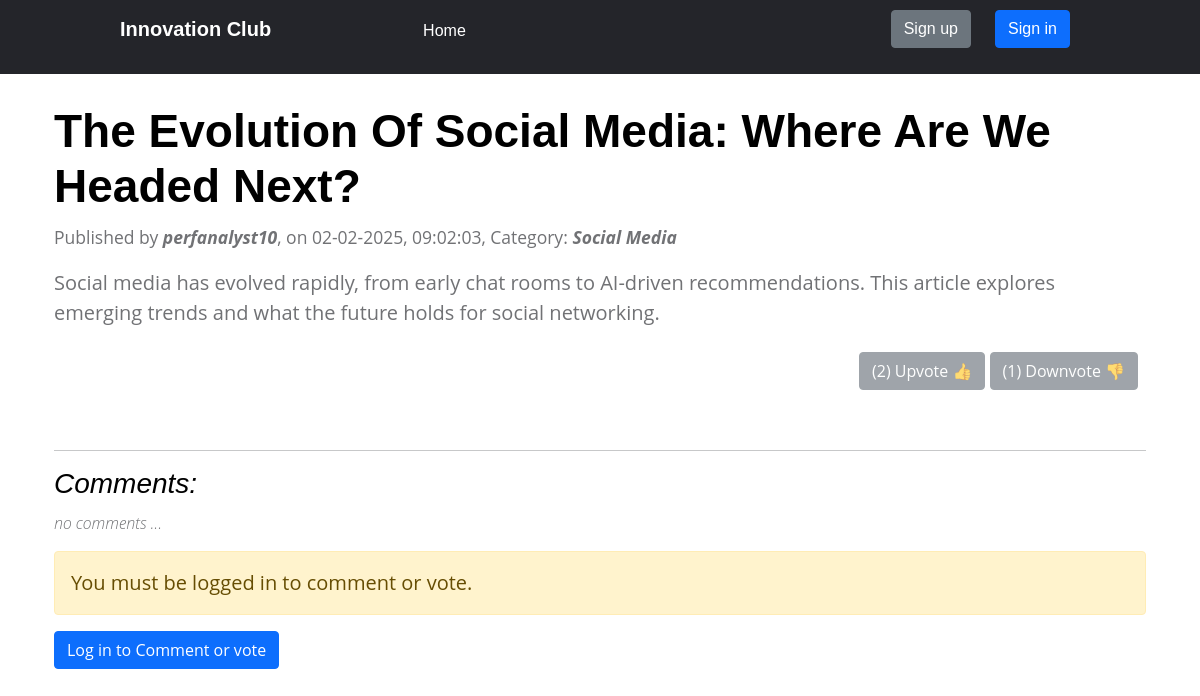
/blog/detail/23/, run on the app's committed database.
### blog/models.py (models this page shows, shortened)
class Post(models.Model):
    author = models.ForeignKey(User,on_delete=models.CASCADE)
    title = models.TextField()
    category = models.CharField(max_length=120)
    image = models.ImageField(upload_to='posts',blank=True,null=True)
    content = models.TextField()
    created_date = models.DateTimeField(default=timezone.now)
    published_date = models.DateTimeField(blank=True,null=True)
    def total_upvotes(self):
        return self.votes.filter(vote=1).count()
    def total_downvotes(self):
        return self.votes.filter(vote=-1).count()

### blog/views.py (the view)
# urls.py: url(r'^detail/(?P<pk>\d+)/$',DetailPost.as_view(),name='detail'),
class DetailPost(DetailView):
    model = Post
    context_object_name = 'post'
    template_name = 'blog/post_detail.html'
    def get_context_data(self, **kwargs):
        context = super().get_context_data(**kwargs)
        user = self.request.user
        post = self.get_object()
        if user.is_authenticated:
            vote = Vote.objects.filter(post=post, author=user).first()
            context['user_vote'] = vote.vote if vote else None
        else:
            context['user_vote'] = None  # Not logged in
        context['total_upvotes'] = post.total_upvotes()
        context['total_downvotes'] = post.total_downvotes()
        context['comment_form'] = CommentForm()
        return context

### blog/templates/blog/post_detail.html (shortened to what this page needs)
{% extends 'blog/post_base.html' %}
    {% load static %}
    {% block content %}
        <div class="container-sm">
            <div>
                <h2>{{ post.title|title }}</h2>
                <p class="date"><small>Published by <em><strong>{{ post.author }}</strong></em>, on {{ post.published_date|date:'d-m-Y, h:m:s' }}, Category: <em><strong>{{ post.category }}</strong></em></small></p>
                <p class="content">{{ post.content|linebreaksbr }}</p>
            </div>
            <div class="d-flex bd-highlight mb-3">
                <div class="me-auto p-2 bd-highlight">
                </div>
                <div class="ms-auto p-2 bd-highlight">
                    {% if not post.published_date %}
                    {% else %}
                    {% if user.is_authenticated %}
                        <form action="{% url 'blog:vote_post' post.pk 1 %}" method="post" style="display: inline;">
                            {% csrf_token %}
                            <button class="btn btn-secondary" type="submit" {% if user_vote == 1 %} style="background-color: #198754;"{% endif %}>
                                ({{ total_upvotes }}) Upvote 👍
                            </button>
                            </form>
                            <form action="{% url 'blog:vote_post' post.pk -1 %}" method="post" style="display: inline;">
                            {% csrf_token %}
                            <button class="btn btn-secondary" type="submit" {% if user_vote == -1 %} style="background-color: #dc3545;"{% endif %}>
                                ({{ total_downvotes }}) Downvote 👎
                            </button>
                        </form>
                    {% else %}
                        <button class="btn btn-secondary" type="button" disabled>
                                ({{ total_upvotes }}) Upvote 👍
                        </button>
                        <button class="btn btn-secondary" type="button" disabled>
                                ({{ total_downvotes }}) Downvote 👎
                        </button>
                    {% endif %}
                    {% endif %}
            </div>
        </div>
        {% if not post.published_date %}
        {% else %}
        <div class="comments">
            <hr>
            <h4><i>Comments:</i></h4>
            {% for comment in post.comments.all %}
                <div class="containter">
                    <div class="author">
                        <img src="{% static 'images/user-icon.png' %}" alt="">
                        <div class="author-name">
                            <p class="name">{{ comment.author }}</p>
                            <small>{{ comment.created_date|date:'M d,Y, h:m:s' }}</small>
                        </div>
                    </div>
                        <p class="comment">{{ comment.comment|linebreaksbr }}</p>
                </div>
                {% empty %}
                <p class="no-cmnt"><i>no comments ...</i></p>
            {% endfor %}
            <div class="create">
                {% if user.is_authenticated %}
                    <form method="post" action="{% url 'blog:add_comment' post.pk %}">
                        {% csrf_token %}
                        {{ comment_form.as_p }}
                        <div class="d-grid gap-2">
                            <button class="btn btn-primary" type="submit">Submit your comment</button>
                        </div>
                    </form>
                {% else %}
                    <p class="alert alert-warning">You must be logged in to comment or vote.</p>
                    <a type='button' class="btn btn-primary" href="{% url 'log_in' %}">Log in to Comment or vote</a>
                {% endif %}
            </div>
        </div>
        {% endif %}
    {% endblock %}

### static/css/style.css (style rules this page uses)
* { box-sizing: border-box; padding: 0; margin: 0; }
body { font-family: 'Roboto', sans-serif; }

### static/css/comments.css (style rules this page uses)
.comments { padding-top: 20px; padding-bottom: 20px; }
.comments h4 { font-weight: 400; margin: 10px 0 10px 0; }
.comments .no-cmnt { font-size: 16px; font-weight: 300; }

### static/css/topic_listing.css (style rules this page uses)
:root { --white-color: #ffffff; --primary-color: #13547a; --secondary-color: #80d0c7; --section-bg-color: #f0f8ff; --custom-btn-bg-color: #80d0c7; --custom-btn-bg-hover-color: #13547a; --dark-color: #000000; --p-color: #717275; --border-color: #7fffd4; --link-hover-color: #13547a; --body-font-family: 'Open Sans', sans-serif; --title-font-family: 'Montserrat', sans-serif; --h1-font-size: 58px; --h2-font-size: 46px; --h3-font-size: 32px; --h4-font-size: 28px; --h5-font-size: 24px; --h6-font-size: 22px; --p-font-size: 20px; --menu-font-size: 14px; --btn-font-size: 18px; --copyright-font-size: 16px; --border-radius-large: 100px; --border-radius-medium: 20px; --border-radius-small: 10px; --font-weight-normal: 400; --font-weight-medium: 500; --font-weight-semibold: 600; --font-weight-bold: 700; }
body { background-color: var(--white-color); font-family: var(--body-font-family); }
h2, h3, h4, h5, h6 { color: var(--dark-color); }
h1, h2, h3, h4, h5, h6 { font-family: var(--title-font-family); font-weight: var(--font-weight-semibold); }
h2 { font-size: var(--h2-font-size); font-weight: var(--font-weight-bold); }
h4 { font-size: var(--h4-font-size); }
p { color: var(--p-color); font-size: var(--p-font-size); font-weight: var(--font-weight-normal); }
a, button { touch-action: manipulation; transition: all 0.3s; }
a { display: inline-block; color: var(--primary-color); text-decoration: none; }
b, strong { font-weight: var(--font-weight-bold); }

### data on the page
Post: title "The Evolution Of Social Media: Where Are We Headed Next?", author "perfanalyst10", published_date "02-02-2025, 09:02:03", category "Social Media", content "Social media has evolved rapidly, from early chat rooms to AI-driven recommendations. This article explores emerging trends and what the future holds for social networking."

### other printed values
{{ total_upvotes }} "2"
{{ total_downvotes }} "1"
